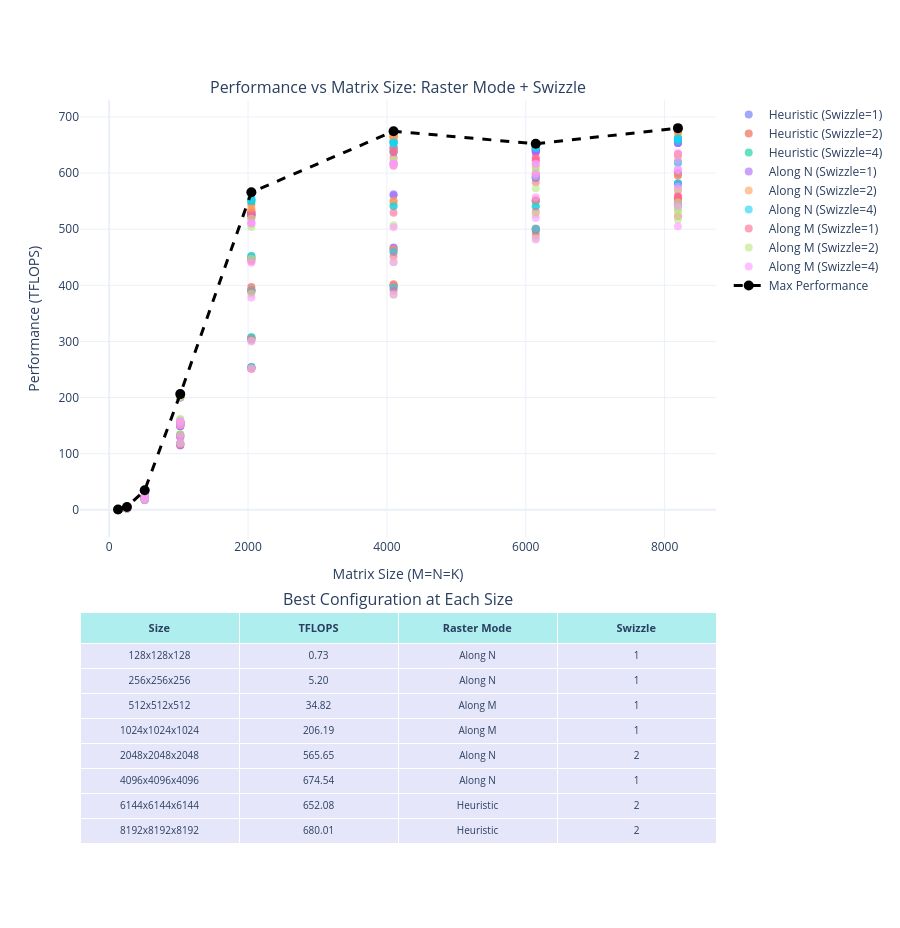

Source (notebook cell):
### Code cell
# Raster + Swizzle Analysis
fig1 = make_subplots(
    rows=2,
    cols=1,
    row_heights=[0.65, 0.35],
    specs=[[{"type": "scatter"}], [{"type": "table"}]],
    subplot_titles=(
        "Performance vs Matrix Size: Raster Mode + Swizzle",
        "Best Configuration at Each Size",
    ),
    vertical_spacing=0.1,
)

# Add scatter points for all configurations
for config in square_matrices["Raster_Swizzle"].unique():
    data = square_matrices[square_matrices["Raster_Swizzle"] == config]
    fig1.add_trace(
        go.Scatter(
            x=data["M"],
            y=data["TFLOPS"],
            mode="markers",
            name=config,
            marker=dict(size=8, opacity=0.6),
        ),
        row=1,
        col=1,
    )

# Add line showing max performance at each size
max_perf = square_matrices.groupby("M")["TFLOPS"].max().reset_index()
fig1.add_trace(
    go.Scatter(
        x=max_perf["M"],
        y=max_perf["TFLOPS"],
        mode="lines+markers",
        name="Max Performance",
        line=dict(color="black", width=3, dash="dash"),
        marker=dict(size=10, color="black"),
    ),
    row=1,
    col=1,
)

# Find best config at each size
best_configs = []
for size in sorted(square_matrices["M"].unique()):
    subset = square_matrices[square_matrices["M"] == size]
    best = subset.loc[subset["TFLOPS"].idxmax()]
    best_configs.append(
        {
            "Size": f"{size}x{size}x{size}",
            "TFLOPS": f'{best["TFLOPS"]:.2f}',
            "Raster": best["Raster"],
            "Swizzle": str(best["Swizzle"]),
        }
    )

best_df = pd.DataFrame(best_configs)

# Add table with fixed height
num_rows = len(best_df)
cell_height = 25
header_height = 28

fig1.add_trace(
    go.Table(
        header=dict(
            values=[
                "<b>Size</b>",
                "<b>TFLOPS</b>",
                "<b>Raster Mode</b>",
                "<b>Swizzle</b>",
            ],
            fill_color="paleturquoise",
            align="center",
            font=dict(size=11),
            height=header_height,
        ),
        cells=dict(
            values=[
                best_df["Size"],
                best_df["TFLOPS"],
                best_df["Raster"],
                best_df["Swizzle"],
            ],
            fill_color="lavender",
            align="center",
            font=dict(size=10),
            height=cell_height,
        ),
    ),
    row=2,
    col=1,
)

fig1.update_xaxes(title_text="Matrix Size (M=N=K)", row=1, col=1)
fig1.update_yaxes(title_text="Performance (TFLOPS)", row=1, col=1)

# Calculate height to fit all rows without scrolling
total_height = 600 + (num_rows * cell_height) + header_height + 100
fig1.update_layout(height=total_height, showlegend=True, legend=dict(x=1.02, y=1))
fig1.show()

### Figure 1 — Plotly figure (JSON) as saved in the notebook; plotly's stock layout.template omitted (floating-point values rounded to 4 significant figures)
{"data": [{"marker": {"opacity": 0.6, "size": 8}, "mode": "markers", "name": "Heuristic (Swizzle=1)", "type": "scatter", "x": [128, 128, 128, 128, 128, 128, 128, 256, 256, 256, 256, 256, 256, 256, 512, 512, 512, 512, 512, 512, 512, 1024, 1024, 1024, 1024, 1024, 1024, 1024, 2048, 2048, 2048, 2048, 2048, 2048, 2048, 4096, 4096, 4096, 4096, 4096, 4096, 4096, 6144, 6144, 6144, 6144, 6144, 6144, 6144, 8192, 8192, 8192, 8192, 8192, 8192, 8192], "xaxis": "x", "y": [0.7195, 0.7054, 0.703, 0.4106, 0.414, 0.417, 0.7261, 5.062, 5.09, 5.197, 3.214, 2.662, 2.356, 5.193, 33.86, 34.75, 34.35, 24.23, 20.71, 17.84, 34.6, 150.5, 148.9, 203.0, 149.8, 130.2, 115.5, 200.0, 527.9, 446.3, 530.8, 391.2, 304.9, 254.2, 525.6, 673.0, 643.3, 672.1, 560.4, 466.7, 399.0, 673.5, 641.9, 642.8, 638.5, 593.3, 550.3, 500.3, 638.9, 655.4, 653.7, 658.9, 600.7, 580.8, 543.6, 658.0], "yaxis": "y"}, {"marker": {"opacity": 0.6, "size": 8}, "mode": "markers", "name": "Heuristic (Swizzle=2)", "type": "scatter", "x": [128, 128, 128, 128, 128, 128, 128, 256, 256, 256, 256, 256, 256, 256, 512, 512, 512, 512, 512, 512, 512, 1024, 1024, 1024, 1024, 1024, 1024, 1024, 2048, 2048, 2048, 2048, 2048, 2048, 2048, 4096, 4096, 4096, 4096, 4096, 4096, 4096, 6144, 6144, 6144, 6144, 6144, 6144, 6144, 8192, 8192, 8192, 8192, 8192, 8192, 8192], "xaxis": "x", "y": [0.7115, 0.7212, 0.7253, 0.413, 0.4103, 0.4166, 0.708, 5.014, 5.085, 5.162, 3.129, 2.657, 2.314, 5.01, 33.98, 33.99, 34.76, 23.94, 20.56, 17.84, 34.72, 152.7, 154.2, 204.6, 152.4, 131.2, 115.9, 201.1, 531.5, 449.2, 528.8, 397.0, 306.0, 252.2, 544.4, 665.6, 644.9, 668.7, 548.8, 463.3, 401.8, 663.4, 651.7, 652.1, 650.7, 597.5, 550.9, 499.2, 649.5, 674.4, 674.1, 680.0, 633.3, 595.8, 555.3, 679.2], "yaxis": "y"}, {"marker": {"opacity": 0.6, "size": 8}, "mode": "markers", "name": "Heuristic (Swizzle=4)", "type": "scatter", "x": [128, 128, 128, 128, 128, 128, 128, 256, 256, 256, 256, 256, 256, 256, 512, 512, 512, 512, 512, 512, 512, 1024, 1024, 1024, 1024, 1024, 1024, 1024, 2048, 2048, 2048, 2048, 2048, 2048, 2048, 4096, 4096, 4096, 4096, 4096, 4096, 4096, 6144, 6144, 6144, 6144, 6144, 6144, 6144, 8192, 8192, 8192, 8192, 8192, 8192, 8192], "xaxis": "x", "y": [0.7057, 0.7223, 0.7023, 0.4158, 0.4163, 0.4163, 0.7225, 5.008, 5.016, 5.128, 3.145, 2.652, 2.333, 5.008, 33.08, 33.63, 32.77, 22.77, 19.7, 17.52, 33.57, 156.7, 154.8, 202.4, 157.5, 133.7, 117.7, 206.1, 551.0, 451.9, 552.9, 390.8, 307.3, 253.2, 549.3, 657.3, 637.9, 655.5, 541.3, 459.6, 395.3, 655.2, 644.6, 644.1, 647.9, 591.4, 540.7, 495.7, 647.3, 659.8, 659.9, 661.6, 619.5, 582.0, 542.2, 662.0], "yaxis": "y"}, {"marker": {"opacity": 0.6, "size": 8}, "mode": "markers", "name": "Along N (Swizzle=1)", "type": "scatter", "x": [128, 128, 128, 128, 128, 128, 128, 256, 256, 256, 256, 256, 256, 256, 512, 512, 512, 512, 512, 512, 512, 1024, 1024, 1024, 1024, 1024, 1024, 1024, 2048, 2048, 2048, 2048, 2048, 2048, 2048, 4096, 4096, 4096, 4096, 4096, 4096, 4096, 6144, 6144, 6144, 6144, 6144, 6144, 6144, 8192, 8192, 8192, 8192, 8192, 8192, 8192], "xaxis": "x", "y": [0.697, 0.7162, 0.7281, 0.4174, 0.4134, 0.4169, 0.7197, 5.19, 5.177, 5.085, 3.213, 2.663, 2.336, 5.202, 33.85, 34.01, 33.99, 24.18, 20.72, 17.86, 33.86, 151.5, 148.9, 200.2, 151.4, 129.7, 114.6, 200.6, 526.2, 447.2, 525.0, 391.1, 304.5, 254.2, 524.4, 674.5, 645.8, 673.7, 562.3, 467.3, 399.7, 673.0, 641.6, 641.6, 636.0, 592.1, 551.2, 500.1, 639.6, 653.5, 653.3, 658.7, 598.3, 580.1, 544.7, 657.2], "yaxis": "y"}, {"marker": {"opacity": 0.6, "size": 8}, "mode": "markers", "name": "Along N (Swizzle=2)", "type": "scatter", "x": [128, 128, 128, 128, 128, 128, 128, 256, 256, 256, 256, 256, 256, 256, 512, 512, 512, 512, 512, 512, 512, 1024, 1024, 1024, 1024, 1024, 1024, 1024, 2048, 2048, 2048, 2048, 2048, 2048, 2048, 4096, 4096, 4096, 4096, 4096, 4096, 4096, 6144, 6144, 6144, 6144, 6144, 6144, 6144, 8192, 8192, 8192, 8192, 8192, 8192, 8192], "xaxis": "x", "y": [0.7217, 0.7206, 0.6988, 0.4154, 0.4177, 0.4153, 0.705, 5.027, 5.018, 5.011, 3.154, 2.634, 2.318, 5.015, 33.93, 33.84, 33.86, 24.06, 20.72, 17.86, 34.61, 151.4, 153.9, 200.5, 152.5, 132.0, 116.7, 203.4, 565.7, 447.1, 534.7, 391.1, 306.7, 252.4, 536.7, 663.8, 644.4, 664.2, 550.8, 464.2, 401.1, 668.8, 650.9, 652.0, 648.9, 597.8, 551.5, 501.3, 648.5, 670.1, 674.4, 679.1, 630.5, 595.9, 555.0, 679.8], "yaxis": "y"}, {"marker": {"opacity": 0.6, "size": 8}, "mode": "markers", "name": "Along N (Swizzle=4)", "type": "scatter", "x": [128, 128, 128, 128, 128, 128, 128, 256, 256, 256, 256, 256, 256, 256, 512, 512, 512, 512, 512, 512, 512, 1024, 1024, 1024, 1024, 1024, 1024, 1024, 2048, 2048, 2048, 2048, 2048, 2048, 2048, 4096, 4096, 4096, 4096, 4096, 4096, 4096, 6144, 6144, 6144, 6144, 6144, 6144, 6144, 8192, 8192, 8192, 8192, 8192, 8192, 8192], "xaxis": "x", "y": [0.7203, 0.701, 0.7208, 0.4167, 0.4139, 0.4166, 0.6992, 5.059, 5.126, 5.019, 3.162, 2.631, 2.331, 5.139, 32.86, 33.44, 33.61, 22.98, 19.71, 17.53, 33.45, 156.1, 155.0, 203.8, 156.5, 133.8, 118.5, 202.3, 555.6, 452.5, 552.7, 390.1, 307.3, 254.5, 551.2, 651.6, 636.7, 654.8, 541.0, 459.4, 395.2, 652.9, 644.7, 645.2, 647.6, 591.1, 540.3, 500.7, 648.2, 659.8, 656.6, 660.7, 618.1, 581.1, 544.4, 661.9], "yaxis": "y"}, {"marker": {"opacity": 0.6, "size": 8}, "mode": "markers", "name": "Along M (Swizzle=1)", "type": "scatter", "x": [128, 128, 128, 128, 128, 128, 128, 256, 256, 256, 256, 256, 256, 256, 512, 512, 512, 512, 512, 512, 512, 1024, 1024, 1024, 1024, 1024, 1024, 1024, 2048, 2048, 2048, 2048, 2048, 2048, 2048, 4096, 4096, 4096, 4096, 4096, 4096, 4096, 6144, 6144, 6144, 6144, 6144, 6144, 6144, 8192, 8192, 8192, 8192, 8192, 8192, 8192], "xaxis": "x", "y": [0.701, 0.7086, 0.7203, 0.4104, 0.4147, 0.4099, 0.7248, 5.048, 5.059, 5.202, 3.233, 2.665, 2.333, 5.045, 34.82, 34.76, 33.95, 24.31, 20.71, 17.88, 33.94, 157.5, 156.8, 206.2, 156.4, 133.1, 118.5, 202.4, 526.3, 443.0, 519.2, 388.2, 302.9, 251.5, 523.0, 637.4, 613.0, 627.2, 529.2, 451.7, 390.1, 638.6, 621.8, 621.9, 627.7, 583.4, 530.5, 489.3, 625.4, 556.8, 557.5, 549.8, 569.5, 550.5, 522.9, 559.8], "yaxis": "y"}, {"marker": {"opacity": 0.6, "size": 8}, "mode": "markers", "name": "Along M (Swizzle=2)", "type": "scatter", "x": [128, 128, 128, 128, 128, 128, 128, 256, 256, 256, 256, 256, 256, 256, 512, 512, 512, 512, 512, 512, 512, 1024, 1024, 1024, 1024, 1024, 1024, 1024, 2048, 2048, 2048, 2048, 2048, 2048, 2048, 4096, 4096, 4096, 4096, 4096, 4096, 4096, 6144, 6144, 6144, 6144, 6144, 6144, 6144, 8192, 8192, 8192, 8192, 8192, 8192, 8192], "xaxis": "x", "y": [0.7222, 0.7162, 0.7193, 0.4134, 0.4102, 0.4098, 0.7072, 5.006, 4.959, 5.079, 3.173, 2.633, 2.337, 5.003, 34.6, 34.5, 33.93, 24.02, 20.69, 17.95, 33.92, 161.1, 156.6, 201.1, 161.8, 135.0, 119.3, 201.6, 503.8, 447.3, 518.5, 384.8, 301.2, 252.1, 508.7, 619.6, 615.0, 623.0, 507.0, 441.7, 382.8, 620.0, 614.6, 610.5, 608.7, 573.1, 526.8, 483.2, 603.5, 535.5, 531.2, 535.9, 571.8, 547.4, 517.5, 539.2], "yaxis": "y"}, {"marker": {"opacity": 0.6, "size": 8}, "mode": "markers", "name": "Along M (Swizzle=4)", "type": "scatter", "x": [128, 128, 128, 128, 128, 128, 128, 256, 256, 256, 256, 256, 256, 256, 512, 512, 512, 512, 512, 512, 512, 1024, 1024, 1024, 1024, 1024, 1024, 1024, 2048, 2048, 2048, 2048, 2048, 2048, 2048, 4096, 4096, 4096, 4096, 4096, 4096, 4096, 6144, 6144, 6144, 6144, 6144, 6144, 6144, 8192, 8192, 8192, 8192, 8192, 8192, 8192], "xaxis": "x", "y": [0.7272, 0.7263, 0.698, 0.4109, 0.4173, 0.4163, 0.6977, 5.033, 4.996, 5.012, 3.133, 2.634, 2.336, 5.01, 33.99, 33.21, 33.76, 23.24, 20.01, 17.6, 33.17, 157.4, 150.8, 205.5, 157.7, 130.6, 118.1, 205.9, 510.4, 440.1, 511.1, 378.2, 300.0, 250.9, 511.2, 616.3, 615.4, 616.7, 503.4, 441.0, 384.1, 617.0, 616.2, 616.7, 599.6, 557.0, 519.9, 481.6, 594.8, 635.7, 622.5, 605.0, 575.6, 541.3, 505.4, 607.6], "yaxis": "y"}, {"line": {"color": "black", "dash": "dash", "width": 3}, "marker": {"color": "black", "size": 10}, "mode": "lines+markers", "name": "Max Performance", "type": "scatter", "x": [128, 256, 512, 1024, 2048, 4096, 6144, 8192], "xaxis": "x", "y": [0.7281, 5.202, 34.82, 206.2, 565.7, 674.5, 652.1, 680.0], "yaxis": "y"}, {"cells": {"align": "center", "fill": {"color": "lavender"}, "font": {"size": 10}, "height": 25, "values": [["128x128x128", "256x256x256", "512x512x512", "1024x1024x1024", "2048x2048x2048", "4096x4096x4096", "6144x6144x6144", "8192x8192x8192"], ["0.73", "5.20", "34.82", "206.19", "565.65", "674.54", "652.08", "680.01"], ["Along N", "Along N", "Along M", "Along M", "Along N", "Along N", "Heuristic", "Heuristic"], ["1", "1", "1", "1", "2", "1", "2", "2"]]}, "domain": {"x": [0, 1], "y": [0, 0.315]}, "header": {"align": "center", "fill": {"color": "paleturquoise"}, "font": {"size": 11}, "height": 28, "values": ["<b>Size</b>", "<b>TFLOPS</b>", "<b>Raster Mode</b>", "<b>Swizzle</b>"]}, "type": "table"}], "layout": {"annotations": [{"font": {"size": 16}, "showarrow": false, "text": "Performance vs Matrix Size: Raster Mode + Swizzle", "x": 0.5, "xanchor": "center", "xref": "paper", "y": 1, "yanchor": "bottom", "yref": "paper"}, {"font": {"size": 16}, "showarrow": false, "text": "Best Configuration at Each Size", "x": 0.5, "xanchor": "center", "xref": "paper", "y": 0.315, "yanchor": "bottom", "yref": "paper"}], "height": 928, "legend": {"x": 1.02, "y": 1}, "showlegend": true, "xaxis": {"anchor": "y", "domain": [0, 1], "title": {"text": "Matrix Size (M=N=K)"}}, "yaxis": {"anchor": "x", "domain": [0.415, 1], "title": {"text": "Performance (TFLOPS)"}}}}
